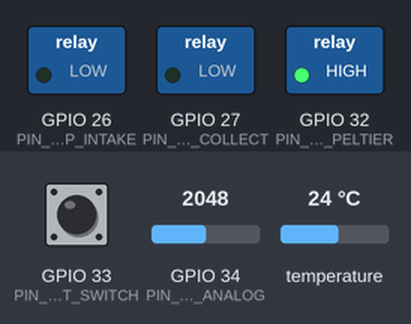
Recording of a program running on a simulated ESP32. On the bench: switched loads named in the program (green lamp = pin HIGH). The test bench sets the inputs (shaded band); at power-on: GPIO 33 (PIN_FLOAT_SWITCH) HIGH, GPIO 34 (PIN_TDS_ANALOG) = 2048, temperature 24 °C. WiFi joins after 1.5 s; servers stay silent unless stated; uploads are accepted with an empty reply; the local clock reads 2024-03-15 10:24:30 at power-on unless the program sets it; what the program prints to the serial monitor is not drawn.

Above: at 2.7 s.
2.8 s: GPIO 33 (PIN_FLOAT_SWITCH) pulled LOW for 0.3 s
At 3.26 s:
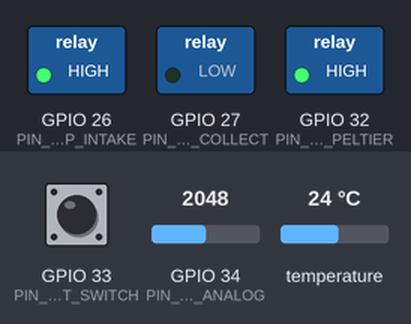
At 7.8 s:
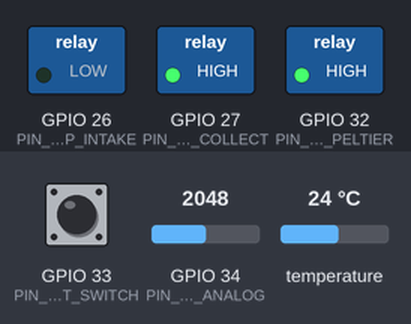
13.0 s: GPIO 34 (PIN_TDS_ANALOG) set to 215
14.5 s: GPIO 34 (PIN_TDS_ANALOG) set to 187
16.5 s: GPIO 33 (PIN_FLOAT_SWITCH) pulled LOW for 1 s
At 17.3 s:
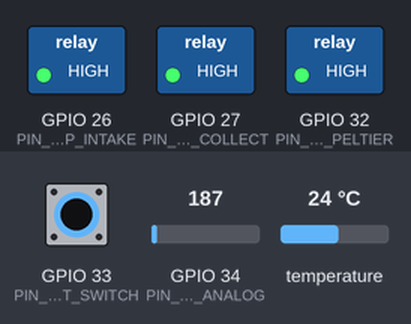
Timing chart, 0 to 19.5 s (numbered marks = the images above; inputs shaded):
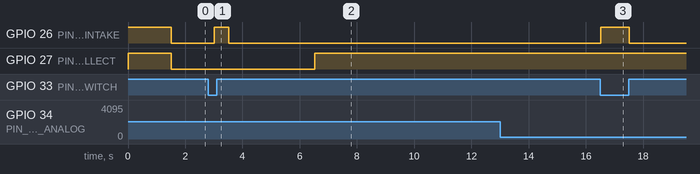

Measured:
- after the input at 2.8 s, GPIO 26 (PIN_RELAY_PUMP_INTAKE): LOW → HIGH after 0.22 s, → LOW 0.50 s later
- after the input at 13.0 s, every drawn part: stays the same
- after the input at 14.5 s, every drawn part: stays the same
- after the input at 16.5 s, GPIO 26 (PIN_RELAY_PUMP_INTAKE): LOW → HIGH at once, → LOW 1.0 s later

The program:

main.cpp
```cpp
/**
 * =============================================================================
 * PROJECT WALRUS - PRODUCTION API INTEGRATION (v12.0)
 * =============================================================================
 * Data Flow: ESP32 -> Vercel API (HTTPS) -> Supabase
 * Timezone: Philippines Standard Time (UTC+8, no DST)
 *
 * Operating window: 08:00–16:59 (PST)
 * Sleep window:     17:00–07:59 — all relays OFF, sensors still read
 *
 * Sensors (data only):
 *   DS18B20      — basin temperature
 *   TDS          — water quality
 *   Float switch — water presence in basin (NO type, closes to GND when water)
 *
 * Actuators:
 *   Intake pump  — ON when float switch detects no water, OFF when water present
 *   Collect pump — 5 s ON every 30 min (suspended while peltier is active)
 *   Peltier      — 10:30–14:30, 12 min ON / 18 min OFF cycle
 *                  When peltier activates: all other relays go OFF.
 *                  If basin is empty, intake pump fills it before peltier fires.
 * =============================================================================
 */

#include <Arduino.h>
#include <WiFi.h>
#include <HTTPClient.h>
#include <WiFiClientSecure.h>
#include <ArduinoJson.h>
#include <OneWire.h>
#include <DallasTemperature.h>
#include <time.h>

// --- WiFi & API CONFIG ---
const char *ssid = "Wassup2.4G";
const char *password = "Bascon12335";
const char *api_key = "walrus-esp32-key-2026";
const char *device_id = "WALRUS_001";
const char *backend_url = "https://walrus-pi.vercel.app/api/esp32/data";

// --- TIMING (fixed) ---
constexpr unsigned long TEMP_INTERVAL = 5000;
constexpr unsigned long TEMP_WAIT_MS = 800;

// --- RUNTIME CONFIG (overridden by app via POST response) ---
// Defaults match the original hardcoded constants. The app can change these
// live; firmware reads them from `config` in the POST response each sync.
unsigned long fastIntervalMs    = 500;
unsigned long collectOnMs       = 5000UL;
unsigned long collectCycleMs    = 30UL * 60UL * 1000UL;
int wakeMin                     = 8 * 60;       // 480 = 08:00
int sleepMin                    = 17 * 60;      // 1020 = 17:00
int peltierStartMin             = 10 * 60 + 30; // 630
int peltierStopMin              = 14 * 60 + 30; // 870
int peltierOnMin                = 12;
int peltierCycleMin             = 30;

// --- PIN DEFINITIONS ---
constexpr uint8_t PIN_DS18B20 = 22;
constexpr uint8_t PIN_TDS_ANALOG = 34;
constexpr uint8_t PIN_RELAY_PUMP_INTAKE = 26;  // IN1
constexpr uint8_t PIN_RELAY_PUMP_COLLECT = 27; // IN2
constexpr uint8_t PIN_RELAY_PELTIER = 32;      // IN3
constexpr uint8_t PIN_FLOAT_SWITCH = 33;

// --- GLOBAL STATE ---
float currentTempC = 25.0;
int currentTds = 0;
bool isIntakePumpOn = false;
bool isCollectPumpOn = false;
bool isPeltierOn = false;
bool floatWaterDetected = false;

// --- OVERRIDE STATE (from app) ---
String overrideIntakePump = "auto";
String overrideCollectPump = "auto";
String overridePeltier = "auto";

// isSleeping: set by the app for manual sleep commands.
// Time-based sleep is enforced separately and cannot be overridden by the app.
bool isSleeping = false;

// --- TEMP SENSOR STATE ---
bool tempRequested = false;
unsigned long tempRequestTime = 0;

// --- COLLECTION PUMP CYCLE ---
unsigned long collectCycleStart = 0;

OneWire oneWire(PIN_DS18B20);
DallasTemperature sensors(&oneWire);

// True during the system sleep window (17:00–08:00 PST).
// Returns false if NTP has not synced yet (safe default: stay awake).
bool isInSleepHours()
{
    struct tm timeinfo;
    if (!getLocalTime(&timeinfo))
        return false;
    int totalMin = timeinfo.tm_hour * 60 + timeinfo.tm_min;
    return (totalMin < wakeMin || totalMin >= sleepMin);
}

// True when the peltier should be in its ON phase (configurable window + cycle).
// Returns false outside the operating window or if NTP has not synced.
bool peltierShouldRun()
{
    struct tm timeinfo;
    if (!getLocalTime(&timeinfo))
        return false;
    int totalMin = timeinfo.tm_hour * 60 + timeinfo.tm_min;
    if (totalMin < peltierStartMin || totalMin >= peltierStopMin)
        return false;
    int cycleMin = (totalMin - peltierStartMin) % peltierCycleMin;
    return cycleMin < peltierOnMin;
}

// --- FAST SENSORS & ACTUATOR CONTROL ---
void updateFastSensors()
{
    unsigned long now = millis();

    // TDS — data only
    uint32_t analogVal = analogRead(PIN_TDS_ANALOG);
    float v = (analogVal / 4095.0f) * 3.3f;
    float raw = (133.42f * pow(v, 3) - 255.86f * pow(v, 2) + 857.39f * v) * 0.5f;
    currentTds = (int)(raw / (1.0f + 0.02f * (currentTempC - 25.0f)));

    // Float switch — NO type: LOW = switch closed = water present
    floatWaterDetected = (digitalRead(PIN_FLOAT_SWITCH) == LOW);

    // SLEEP: time window (17:00–08:00) takes priority; app sleep stacks on top.
    if (isSleeping || isInSleepHours())
    {
        digitalWrite(PIN_RELAY_PUMP_INTAKE, HIGH);
        digitalWrite(PIN_RELAY_PUMP_COLLECT, HIGH);
        digitalWrite(PIN_RELAY_PELTIER, HIGH);
        isIntakePumpOn = isCollectPumpOn = isPeltierOn = false;
        collectCycleStart = now;
        return;
    }

    // --- PELTIER PRIORITY ---
    bool peltierWantsOn;
    if (overridePeltier == "on")
        peltierWantsOn = true;
    else if (overridePeltier == "off")
        peltierWantsOn = false;
    else
        peltierWantsOn = peltierShouldRun();

    if (peltierWantsOn)
    {
        // Peltier has exclusive relay access — force collection pump OFF.
        digitalWrite(PIN_RELAY_PUMP_COLLECT, HIGH);
        isCollectPumpOn = false;

        if (!floatWaterDetected)
        {
            // Basin empty: fill first, hold peltier off until water is detected.
            digitalWrite(PIN_RELAY_PUMP_INTAKE, LOW);
            isIntakePumpOn = true;
            digitalWrite(PIN_RELAY_PELTIER, HIGH);
            isPeltierOn = false;
        }
        else
        {
            // Basin has water: stop intake pump, run peltier.
            digitalWrite(PIN_RELAY_PUMP_INTAKE, HIGH);
            isIntakePumpOn = false;
            digitalWrite(PIN_RELAY_PELTIER, LOW);
            isPeltierOn = true;
        }

        collectCycleStart = now;
        return;
    }

    // --- NORMAL OPERATION ---
    isPeltierOn = false;
    digitalWrite(PIN_RELAY_PELTIER, HIGH);

    // Intake pump — float switch in auto; override from app.
    if (overrideIntakePump == "on")
    {
        digitalWrite(PIN_RELAY_PUMP_INTAKE, LOW);
        isIntakePumpOn = true;
    }
    else if (overrideIntakePump == "off")
    {
        digitalWrite(PIN_RELAY_PUMP_INTAKE, HIGH);
        isIntakePumpOn = false;
    }
    else
    {
        // LOW = water present → pump OFF. HIGH = no water → pump ON.
        bool on = !floatWaterDetected;
        digitalWrite(PIN_RELAY_PUMP_INTAKE, on ? LOW : HIGH);
        isIntakePumpOn = on;
    }

    // Collection pump — configurable cycle/duration; override from app.
    unsigned long collectElapsed = now - collectCycleStart;
    if (collectElapsed >= collectCycleMs)
        collectCycleStart = now;
    bool autoCollect = (collectElapsed < collectOnMs);

    if (overrideCollectPump == "on")
    {
        digitalWrite(PIN_RELAY_PUMP_COLLECT, LOW);
        isCollectPumpOn = true;
    }
    else if (overrideCollectPump == "off")
    {
        digitalWrite(PIN_RELAY_PUMP_COLLECT, HIGH);
        isCollectPumpOn = false;
    }
    else
    {
        digitalWrite(PIN_RELAY_PUMP_COLLECT, autoCollect ? LOW : HIGH);
        isCollectPumpOn = autoCollect;
    }
}

// --- CLOUD SYNC ---
void syncWithProductionAPI()
{
    if (WiFi.status() != WL_CONNECTED)
        return;

    WiFiClientSecure *client = new WiFiClientSecure;
    if (!client)
        return;
    client->setInsecure();

    HTTPClient http;
    if (http.begin(*client, backend_url))
    {
        http.addHeader("Content-Type", "application/json");
        http.addHeader("X-API-Key", api_key);

        JsonDocument doc;
        doc["device_id"] = device_id;

        JsonObject sensorsObj = doc["sensors"].to<JsonObject>();
        sensorsObj["basin_temp"] = currentTempC;
        sensorsObj["tds_ppm"] = currentTds;
        sensorsObj["float_water_detect"] = floatWaterDetected;

        JsonObject actuatorsObj = doc["actuators"].to<JsonObject>();
        actuatorsObj["intake_pump_active"] = isIntakePumpOn;
        actuatorsObj["collect_pump_active"] = isCollectPumpOn;
        actuatorsObj["peltier_active"] = isPeltierOn;

        bool sleeping = isSleeping || isInSleepHours();

        if (sleeping)
            doc["state"] = "Sleeping";
        else if (isPeltierOn)
            doc["state"] = "Heating";
        else if (peltierShouldRun() && !isPeltierOn)
            doc["state"] = "Filling";
        else if (isCollectPumpOn)
            doc["state"] = "Collecting";
        else if (isIntakePumpOn)
            doc["state"] = "Refilling";
        else
            doc["state"] = "Monitoring";

        String payload;
        serializeJson(doc, payload);
        Serial.println("[API] Syncing:");
        Serial.println(payload);

        int code = http.POST(payload);
        if (code == 201)
        {
            Serial.println("Success (201)");
        }
        else
        {
            Serial.printf("Error: %d\n", code);
            if (code == 401 || code == 403)
                Serial.println("WARNING: Check X-API-Key!");
        }

        String responseBody = http.getString();
        Serial.println("[API] Raw response:");
        Serial.println(responseBody);

        JsonDocument resDoc;
        if (deserializeJson(resDoc, responseBody) == DeserializationError::Ok)
        {
            if (resDoc["sleep"].is<bool>())
                isSleeping = resDoc["sleep"].as<bool>();

            if (resDoc["commands"]["intake_pump_override"].is<const char *>())
                overrideIntakePump = resDoc["commands"]["intake_pump_override"].as<String>();
            if (resDoc["commands"]["collect_pump_override"].is<const char *>())
                overrideCollectPump = resDoc["commands"]["collect_pump_override"].as<String>();
            if (resDoc["commands"]["peltier_override"].is<const char *>())
                overridePeltier = resDoc["commands"]["peltier_override"].as<String>();

            // Runtime config — schedule + durations. Defaults preserved if absent.
            JsonVariantConst cfg = resDoc["config"];
            if (cfg.is<JsonObject>())
            {
                if (cfg["wake_minute"].is<int>())              wakeMin         = cfg["wake_minute"].as<int>();
                if (cfg["sleep_minute"].is<int>())             sleepMin        = cfg["sleep_minute"].as<int>();
                if (cfg["peltier_start_minute"].is<int>())     peltierStartMin = cfg["peltier_start_minute"].as<int>();
                if (cfg["peltier_stop_minute"].is<int>())      peltierStopMin  = cfg["peltier_stop_minute"].as<int>();
                if (cfg["peltier_on_minutes"].is<int>())       peltierOnMin    = cfg["peltier_on_minutes"].as<int>();
                if (cfg["peltier_cycle_minutes"].is<int>())    peltierCycleMin = cfg["peltier_cycle_minutes"].as<int>();
                if (cfg["collect_cycle_minutes"].is<int>())    collectCycleMs  = (unsigned long)cfg["collect_cycle_minutes"].as<int>() * 60UL * 1000UL;
                if (cfg["collect_duration_seconds"].is<int>()) collectOnMs     = (unsigned long)cfg["collect_duration_seconds"].as<int>() * 1000UL;
                if (cfg["sync_interval_ms"].is<int>())         fastIntervalMs  = (unsigned long)cfg["sync_interval_ms"].as<int>();
            }

            Serial.printf("[CMD] app_sleep:%s  IN1:%s  IN2:%s  IN3:%s\n",
                          isSleeping ? "ON" : "OFF",
                          overrideIntakePump.c_str(),
                          overrideCollectPump.c_str(),
                          overridePeltier.c_str());
            Serial.printf("[CFG] wake:%d sleep:%d  pel:%d-%d (%d on / %d cycle)  collect:%lums/%lums  sync:%lums\n",
                          wakeMin, sleepMin, peltierStartMin, peltierStopMin,
                          peltierOnMin, peltierCycleMin,
                          collectOnMs, collectCycleMs, fastIntervalMs);
        }
        else
        {
            Serial.println("[CMD] Failed to parse response JSON");
        }

        http.end();
    }
    delete client;
}

void setup()
{
    pinMode(PIN_RELAY_PUMP_INTAKE, OUTPUT);
    digitalWrite(PIN_RELAY_PUMP_INTAKE, HIGH);

    pinMode(PIN_RELAY_PUMP_COLLECT, OUTPUT);
    digitalWrite(PIN_RELAY_PUMP_COLLECT, HIGH);

    pinMode(PIN_RELAY_PELTIER, OUTPUT);
    digitalWrite(PIN_RELAY_PELTIER, HIGH);

    pinMode(PIN_FLOAT_SWITCH, INPUT_PULLUP);

    Serial.begin(115200);
    sensors.begin();
    sensors.setWaitForConversion(false);

    WiFi.begin(ssid, password);
    Serial.print("Connecting WiFi");
    while (WiFi.status() != WL_CONNECTED)
    {
        delay(500);
        Serial.print(".");
    }
    Serial.println("\nWiFi connected.");

    // NTP — Philippines Standard Time (UTC+8, no DST)
    configTime(8 * 3600, 0, "pool.ntp.org", "time.nist.gov");
    Serial.print("Syncing NTP");
    struct tm timeinfo;
    while (!getLocalTime(&timeinfo))
    {
        delay(500);
        Serial.print(".");
    }
    Serial.printf("\nPST: %02d:%02d:%02d\n",
                  timeinfo.tm_hour, timeinfo.tm_min, timeinfo.tm_sec);

    collectCycleStart = millis();
    Serial.println("System Online.");
}

void loop()
{
    unsigned long now = millis();

    // DS18B20 temperature — non-blocking, every 5 s, data only
    static unsigned long lastTempRequest = 0;
    if (!tempRequested && (now - lastTempRequest >= TEMP_INTERVAL))
    {
        sensors.requestTemperatures();
        tempRequested = true;
        tempRequestTime = now;
        lastTempRequest = now;
    }
    if (tempRequested && (now - tempRequestTime >= TEMP_WAIT_MS))
    {
        float t = sensors.getTempCByIndex(0);
        Serial.printf("[DS18B20] %.1f C\n", t);
        if (t > -50 && t < 100)
            currentTempC = t;
        tempRequested = false;
    }

    // WiFi reconnect — non-blocking, retries every 10 s when disconnected
    static unsigned long lastWifiRetry = 0;
    if (WiFi.status() != WL_CONNECTED && now - lastWifiRetry >= 10000UL)
    {
        lastWifiRetry = now;
        WiFi.reconnect();
        Serial.println("[WIFI] Disconnected — attempting reconnect...");
    }

    // Fast sensors, actuators, API sync — interval is runtime-configurable
    static unsigned long lastFast = 0;
    if (now - lastFast >= fastIntervalMs)
    {
        lastFast = now;
        updateFastSensors();

        bool sleeping = isSleeping || isInSleepHours();

        unsigned long collectElapsed = now - collectCycleStart;
        unsigned long collectRemaining = (collectElapsed < collectCycleMs)
                                             ? (collectCycleMs - collectElapsed) / 1000
                                             : 0;

        struct tm timeinfo;
        char timeBuf[10] = "??:??:??";
        if (getLocalTime(&timeinfo))
            sprintf(timeBuf, "%02d:%02d:%02d", timeinfo.tm_hour, timeinfo.tm_min, timeinfo.tm_sec);

        Serial.println("─────────────────────────────────────────");
        Serial.printf(" TIME    : %s PST\n", timeBuf);
        Serial.printf(" WIFI    : %s\n", WiFi.status() == WL_CONNECTED ? "CONNECTED" : "DISCONNECTED");
        Serial.println(" --- SENSORS ---");
        Serial.printf(" TEMP    : %.1f C\n", currentTempC);
        Serial.printf(" TDS     : %d ppm\n", currentTds);
        Serial.printf(" FLOAT   : %s  (GPIO33 raw: %s)\n",
                      floatWaterDetected ? "WATER DETECTED" : "NO WATER",
                      digitalRead(PIN_FLOAT_SWITCH) == LOW ? "LOW" : "HIGH");
        Serial.println(" --- OVERRIDES (from app) ---");
        Serial.printf(" IN1 override : %s\n", overrideIntakePump.c_str());
        Serial.printf(" IN2 override : %s\n", overrideCollectPump.c_str());
        Serial.printf(" IN3 override : %s\n", overridePeltier.c_str());
        Serial.printf(" App sleep    : %s\n", isSleeping ? "YES" : "NO");
        Serial.println(" --- ACTUATORS (code vs raw GPIO) ---");
        Serial.printf(" IN1 Intake pump  : %s  (GPIO26: %s)\n",
                      isIntakePumpOn ? "ON" : "OFF",
                      digitalRead(PIN_RELAY_PUMP_INTAKE) == LOW ? "LOW=ON" : "HIGH=OFF");
        Serial.printf(" IN2 Collect pump : %s  (GPIO27: %s)  cycle: %lus elapsed, %lus until next\n",
                      isCollectPumpOn ? "ON" : "OFF",
                      digitalRead(PIN_RELAY_PUMP_COLLECT) == LOW ? "LOW=ON" : "HIGH=OFF",
                      collectElapsed / 1000,
                      collectRemaining);
        Serial.printf(" IN3 Peltier      : %s  (GPIO32: %s)\n",
                      isPeltierOn ? "ON" : "OFF",
                      digitalRead(PIN_RELAY_PELTIER) == LOW ? "LOW=ON" : "HIGH=OFF");
        Serial.println(" --- SYSTEM ---");
        Serial.printf(" SLEEP            : %s\n", sleeping ? "YES (relays OFF)" : "NO (operating)");
        Serial.printf(" PELTIER SCHEDULED: %s\n", peltierShouldRun() ? "YES" : "NO");
        Serial.println("─────────────────────────────────────────");

        syncWithProductionAPI();
    }
}
```
